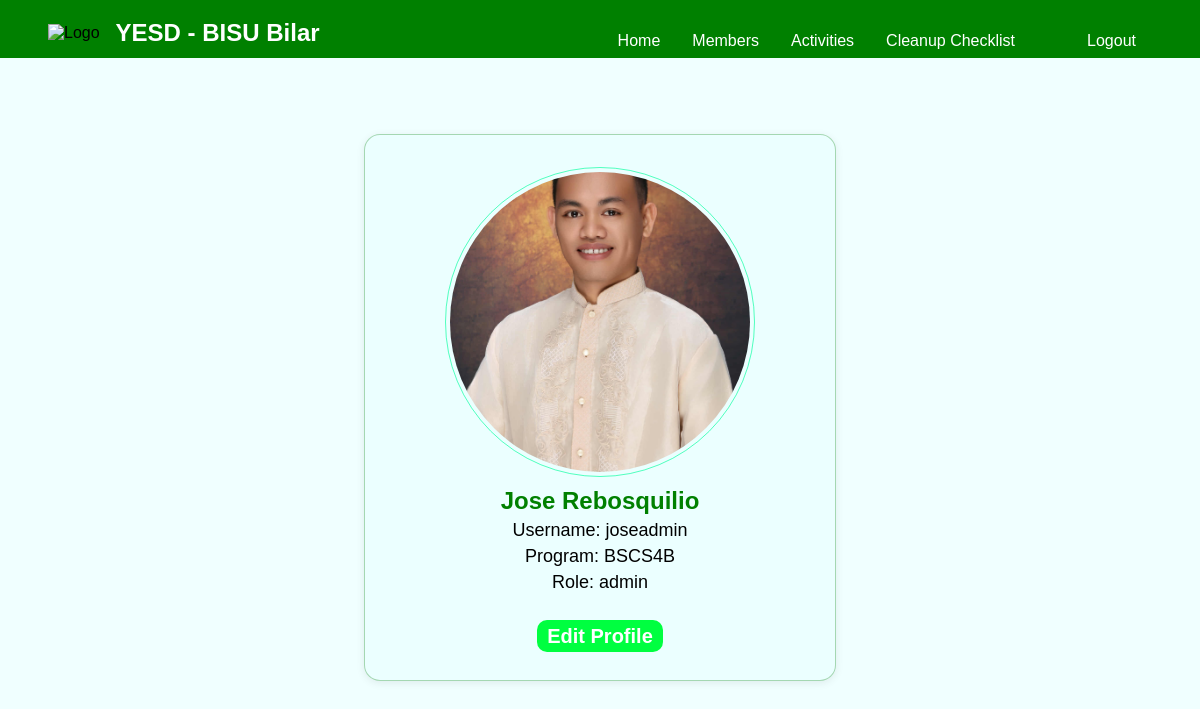
Screenshot of /profile/profile.php (signed in) with the database file from the repository.
### tables this page shows
CREATE TABLE `accounts` (
  `id` int(11) NOT NULL,
  `fullname` varchar(255) NOT NULL,
  `program` varchar(255) NOT NULL,
  `username` varchar(255) NOT NULL,
  `password` varchar(255) NOT NULL,
  `role` varchar(255) NOT NULL,
  `link_to_fb` varchar(225) NOT NULL,
  `image` varchar(225) NOT NULL
);

### profile/profile.php (the view, shortened to what this page needs)
<?php
$con = connection();
$username = $_SESSION['UserLogin'];
$sql = "SELECT * FROM accounts WHERE `username` = '$username'";
$profile = $con->query($sql) or die($con->error);
$row = $profile->fetch_assoc();
?>
<!DOCTYPE html>
<html lang="en">
<head>
  <link rel="stylesheet" href="../css/landingpage.css">
</head>
<body>
<?php
include_once("../profile/header.php");
?>
  <div class="profile_card">
    <div class="profile_img">
      <img src="../images/profile/<?php echo $row['image'] ?>">
    </div>
    <div class="profile_name">
    <h2><?php echo $row['fullname'] ?></h2>
    </div>
    <div class="profile_details">
      <p>Username: <?php echo $row['username'] ?></p>
      <p>Program: <?php echo $row['program'] ?></p>
      <p>Role: <?php echo $row['role'] ?></p>
    </div>
    <div class="edit">
      <a href="edit_profile.php" class="edit_button">Edit Profile</a>
    </div>
  </div>
</body>
</html>

### css/landingpage.css (style rules this page uses)
* { margin: 0; padding: 0; box-sizing: border-box; }
body { font-family: Arial, sans-serif; background-color: azure; }

### profile/header.php (style rules this page uses)
a { text-decoration: none; }

### profile/profile.php (style rules this page uses)
body { padding-top: 84px; text-align: center; }
.profile_card { margin-top: 50px; border: 1px solid rgba(0, 122, 0, 0.3); border-radius: 16px; padding: 2rem 5rem; display: inline-block; background: rgba(201, 255, 255, 0.14); box-shadow: 0 2px 8px rgba(0,0,0,0.08); }
.profile_img { display: flex; justify-content: center; align-items: center; width: 310px; height: 310px; border-radius: 50%; border: rgba(0, 255, 157, 0.66) solid 1px; }
.profile_img img { width: 300px; height: 300px; border-radius: 50%; object-fit: cover; }
.profile_name h2 { text-transform: capitalize; margin-top: 10px; color: green; }
.profile_details p { font-size: 18px; margin: 5px 0; }
.edit { margin-top: 2rem; }
.edit a { background-color: rgb(0, 255, 64); padding: 5px 10px; border-radius: 10px; text-decoration: none; font-size: 20px; color: white; font-weight: bold; }

### rows the page displays
accounts: image (picture), fullname "Jose Rebosquilio", username "joseadmin", program "BSCS4B", role "admin"
